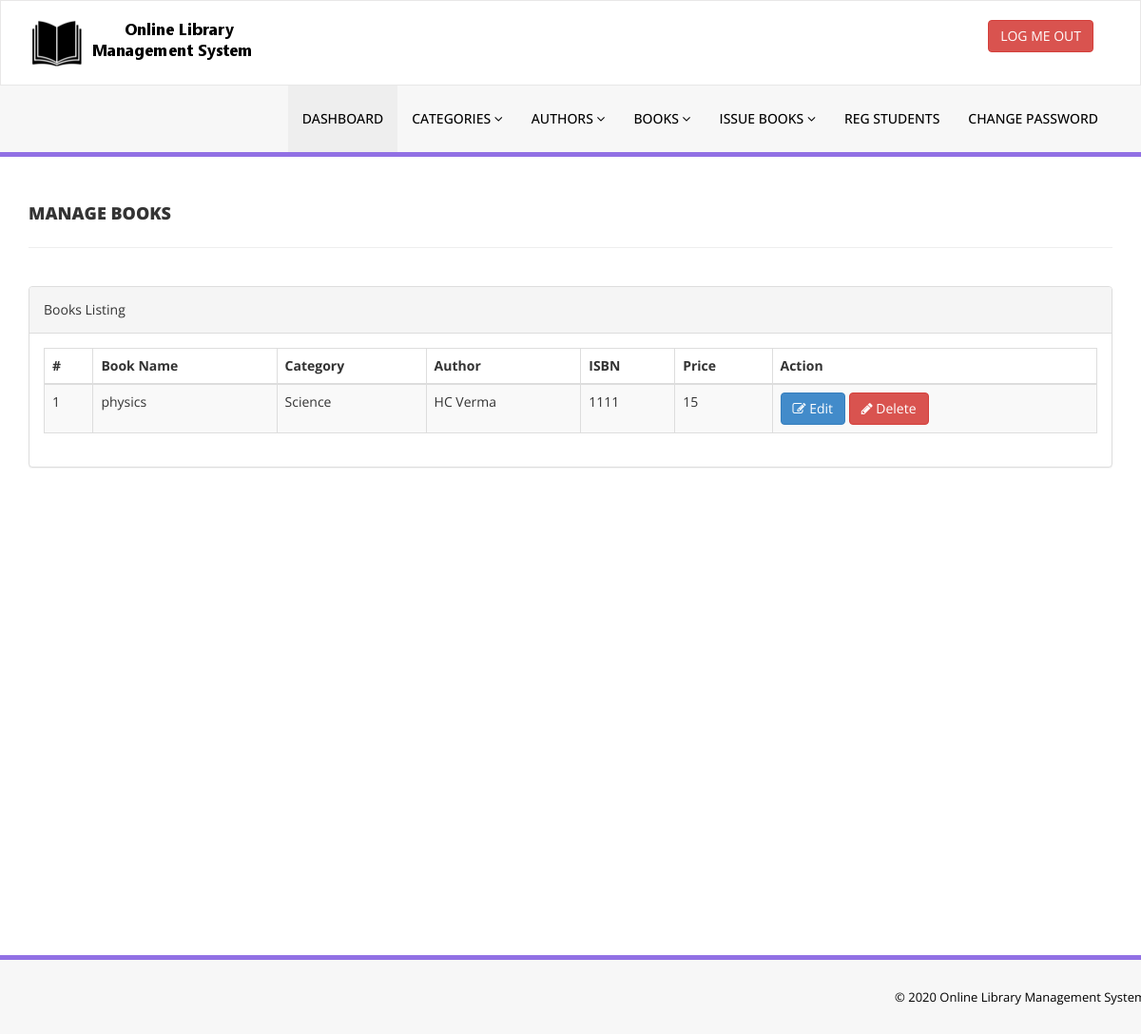
The page /admin/manage-books.php (signed in) on the database its author committed.
### tables this page shows
CREATE TABLE `tblbooks` (
  `id` int(11) NOT NULL,
  `BookName` varchar(255) DEFAULT NULL,
  `CatId` int(11) DEFAULT NULL,
  `AuthorId` int(11) DEFAULT NULL,
  `ISBNNumber` int(11) DEFAULT NULL,
  `BookPrice` int(11) DEFAULT NULL,
  `RegDate` timestamp NULL DEFAULT current_timestamp(),
  `UpdationDate` timestamp NULL DEFAULT NULL ON UPDATE current_timestamp()
);

CREATE TABLE `tblcategory` (
  `id` int(11) NOT NULL,
  `CategoryName` varchar(150) DEFAULT NULL,
  `Status` int(1) DEFAULT NULL,
  `CreationDate` timestamp NULL DEFAULT current_timestamp(),
  `UpdationDate` timestamp NOT NULL DEFAULT '0000-00-00 00:00:00' ON UPDATE current_timestamp()
);

CREATE TABLE `tblauthors` (
  `id` int(11) NOT NULL,
  `AuthorName` varchar(159) DEFAULT NULL,
  `creationDate` timestamp NULL DEFAULT current_timestamp(),
  `UpdationDate` timestamp NULL DEFAULT NULL ON UPDATE current_timestamp()
);

### admin/manage-books.php (the view, shortened to what this page needs)
<?php
include('includes/config.php');
if(strlen($_SESSION['alogin'])==0)
    {
header('location:index.php');
}
else{
    ?>
<!DOCTYPE html>
<html xmlns="http://www.w3.org/1999/xhtml">
<head>
    <link href="assets/css/bootstrap.css" rel="stylesheet" />
    <link href="assets/css/font-awesome.css" rel="stylesheet" />
    <link href="assets/js/dataTables/dataTables.bootstrap.css" rel="stylesheet" />
    <link href="assets/css/style.css" rel="stylesheet" />
</head>
<body>
<?php include('includes/header.php');?>
    <div class="content-wrapper">
         <div class="container">
        <div class="row pad-botm">
            <div class="col-md-12">
                <h4 class="header-line">Manage Books</h4>
    </div>
     <div class="row">
</div>
        </div>
            <div class="row">
                <div class="col-md-12">
                    <div class="panel panel-default">
                        <div class="panel-heading">
                           Books Listing
                        </div>
                        <div class="panel-body">
                            <div class="table-responsive">
                                <table class="table table-striped table-bordered table-hover" id="dataTables-example">
                                    <thead>
                                        <tr>
                                            <th>#</th>
                                            <th>Book Name</th>
                                            <th>Category</th>
                                            <th>Author</th>
                                            <th>ISBN</th>
                                            <th>Price</th>
                                            <th>Action</th>
                                        </tr>
                                    </thead>
                                    <tbody>
<?php $sql = "SELECT tblbooks.BookName,tblcategory.CategoryName,tblauthors.AuthorName,tblbooks.ISBNNumber,tblbooks.BookPrice,tblbooks.id as bookid from  tblbooks join tblcategory on tblcategory.id=tblbooks.CatId join tblauthors on tblauthors.id=tblbooks.AuthorId";
$query = $dbh -> prepare($sql);
$query->execute();
$results=$query->fetchAll(PDO::FETCH_OBJ);
$cnt=1;
if($query->rowCount() > 0)
{
foreach($results as $result)
{               ?>
                                        <tr class="odd gradeX">
                                            <td class="center"><?php echo htmlentities($cnt);?></td>
                                            <td class="center"><?php echo htmlentities($result->BookName);?></td>
                                            <td class="center"><?php echo htmlentities($result->CategoryName);?></td>
                                            <td class="center"><?php echo htmlentities($result->AuthorName);?></td>
                                            <td class="center"><?php echo htmlentities($result->ISBNNumber);?></td>
                                            <td class="center"><?php echo htmlentities($result->BookPrice);?></td>
                                            <td class="center">
                                            <a href="edit-book.php?bookid=<?php echo htmlentities($result->bookid);?>"><button class="btn btn-primary"><i class="fa fa-edit "></i> Edit</button>
                                          <a href="manage-books.php?del=<?php echo htmlentities($result->bookid);?>" onclick="return confirm('Are you sure you want to delete?');"" >  <button class="btn btn-danger"><i class="fa fa-pencil"></i> Delete</button>
                                            </td>
                                        </tr>
 <?php $cnt=$cnt+1;}} ?>
                                    </tbody>
                                </table>
                            </div>
                        </div>
                    </div>
                </div>
            </div>
    </div>
    </div>
  <?php include('includes/footer.php');?>
</body>
</html>
<?php } ?>

### admin/assets/css/style.css (style rules this page uses)
.content-wrapper { margin-top: 40px; min-height:800px; padding-bottom:90px; }
.header-line { font-weight:900; padding-bottom:25px; border-bottom:1px solid #eeeeee; text-transform:uppercase; }
.pad-botm { padding-bottom:30px; }

### rows shown on the page
tblbooks: BookName "physics", tblcategory.CategoryName "Science", AuthorId.AuthorName "HC Verma", ISBNNumber "1111", BookPrice "15"
